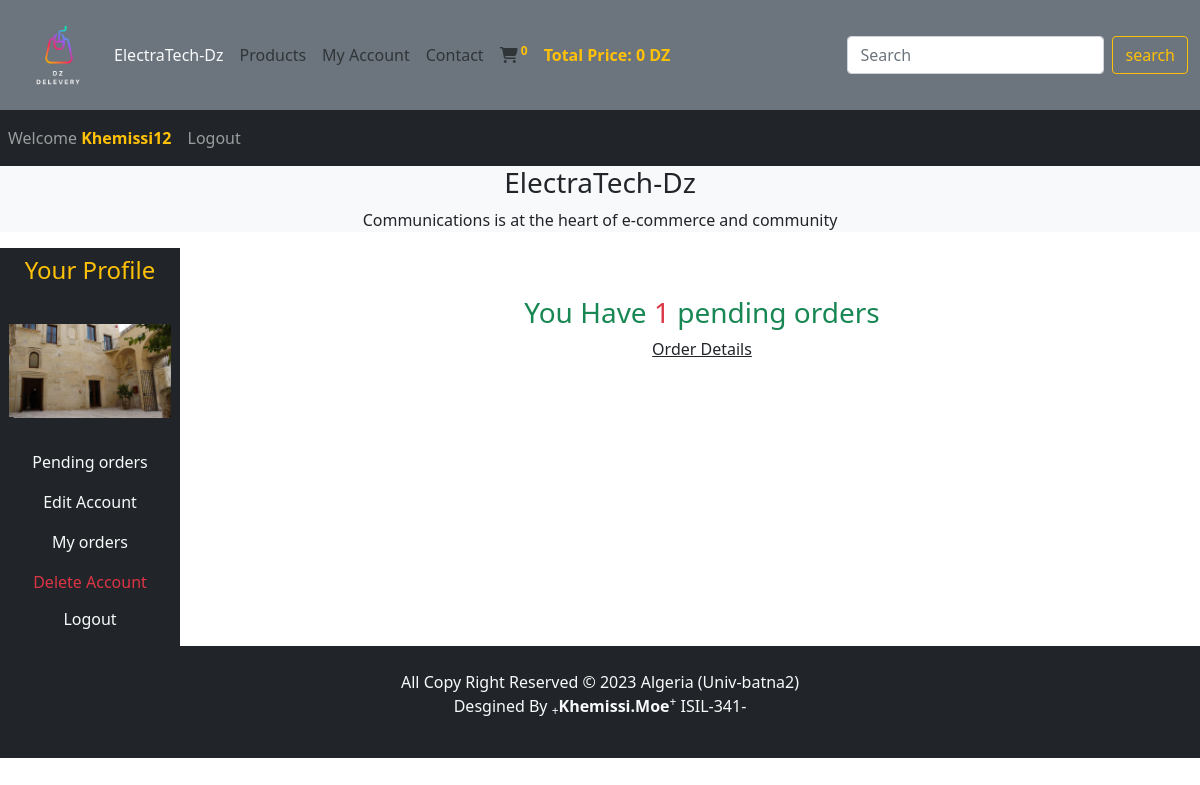
The app's page /users_area/profile.php (signed in) with its own data.
### tables this page shows
CREATE TABLE `user_table` (
  `user_id` int(11) NOT NULL,
  `username` varchar(100) NOT NULL,
  `user_email` varchar(100) NOT NULL,
  `user_password` varchar(255) NOT NULL,
  `user_image` varchar(255) NOT NULL,
  `user_ip` varchar(100) NOT NULL,
  `user_address` varchar(255) NOT NULL,
  `user_mobile` varchar(20) NOT NULL
);

### users_area/profile.php (the view, shortened to what this page needs)
<?php
    include ('../includes/connect.php');
    include('../functions/common_function.php');
?>
<!DOCTYPE html>
<html lang="en">
<head>
    <link href="https://cdn.jsdelivr.net/npm/bootstrap@5.1.3/dist/css/bootstrap.min.css" rel="stylesheet"
>
    <link rel="stylesheet" href="https://cdnjs.cloudflare.com/ajax/libs/font-awesome/6.3.0/css/all.min.css"
 />
        <link rel="stylesheet"  href="../style.css">
        </head>
<body>
    <div class="container-fluid p-0">
        <nav class="navbar navbar-expand-lg navbar-light bg-secondary">
            <div class="container-fluid">
            <img src="../images/Logo.png" alt=""  class="logo" href="index.php">
                <div class="collapse navbar-collapse" id="navbarSupportedContent">
                    <ul class="navbar-nav me-auto mb-2 mb-lg-0">
                        <li class="nav-item">
                            <a class="nav-link active text-light" aria-current="page" href="../index.php">ElectraTech-Dz</a>
                        </li>
                        <li class="nav-item">
                            <a class="nav-link" href="../display_all.php">Products</a>
                        </li>
                        <li class="nav-item">
                            <a class="nav-link" href="profile.php">My Account</a>
                        </li>
                        <li class="nav-item">
                            <a class="nav-link" href="#">Contact</a>
                        </li>
                        <li class="nav-item">
                            <a class="nav-link" href="../cart.php"><i class="fa fa-shopping-cart "></i><sup ><b class="text-warning"> <?php cart_item(); ?></b></sup></a>
                        </li>
                        <li class="nav-item">
                            <a class="nav-link" href="#"> <b class="text-warning">Total Price: <?php total_cart_price(); ?> DZ</b></a>
                        </li>
                    </ul>
                    <form class="d-flex" action="../search_product.php" method="get">
                        <input class="form-control me-2" type="search" placeholder="Search" aria-label="Search" name="search_data">
                        <input type="submit" value="search" class="btn btn-outline-warning" name="search_data_product">
                    </form>
                </div>
            </div>
        </nav>
<nav class="navbar navbar-expand-lg navbar-dark bg-dark" >
    <ul class="navbar-nav me-auto">
        <?php
if(!isset($_SESSION['username'])){
    echo "<li class='nav-item'>
        <a class='nav-link ' href='#'>  Welcome Guest</a>
    </li>";
} else {
    echo "<li class='nav-item'>
        <a class='nav-link ' href='#'>  Welcome <b class='text-warning'>".$_SESSION['username']."</b></a>
    </li>";
}
if(!isset($_SESSION['username'])){
    echo "<li class=\"nav-item\">
        <a class='nav-link' href='./users_area/user_login.php'> Login</a>
    </li>";
} else {
    echo "<li class=\"nav-item\">
        <a class='nav-link' href='logout.php'>Logout</a>
    </li>";
}
?>
    </ul>
</nav>
        <div class="bg-light">
            <h3 class="text-center"> ElectraTech-Dz</h3>
            <p class="text-center">Communications is at the heart of e-commerce and community</p>
        </div>
            <div class="row">
                <div class="col-md-2 ">
                <ul class="navbar-nav bg-secendary text-center" >
                <li class="nav-item bg-dark">
                            <a class="nav-link text-warning"  href="#"><h4>Your Profile</h4></a>
                        </li>
                    <?php
                        $username=$_SESSION['username'];
                        $user_image="SELECT *FROM `user_table` WHERE username='$username'";
                        $result_image=mysqli_query($con,$user_image);
                        $row_image=mysqli_fetch_array($result_image);
                        $user_image=$row_image['user_image'];
                        echo "<li class='nav-item bg-dark'>
                                <img src='./user_images/$user_image'class='profile_img my-4' alt=''>
                                </li>";
                    ?>
                <li class="nav-item bg-dark">
                            <a class="nav-link text-light"  href="profile.php">Pending orders</a>
                        </li>
                <li class="nav-item bg-dark">
                            <a class="nav-link text-light"  href="profile.php?edit_account">Edit Account</a>
                        </li>
                <li class="nav-item bg-dark">
                            <a class="nav-link text-light"  href="profile.php?my_orders">My orders</a>
                        </li>
                <li class="nav-item bg-dark">
                            <a class="nav-link text-danger"  href="profile.php?delete_account">Delete Account</a>
                        </li>
                        <li class="nav-item bg-dark">
                            <a class="nav-link text-light"  href="logout.php"><h6>Logout</h6></a>
                        </li>
                </ul>
                </div>
                <div class="col-md-10 text-center">
                    <?php
                    get_user_order_details();
                    ?>
                </div>
            </div>
<div class="bg-dark p-4 text-center">
    <p class="Copy text-light">All Copy Right Reserved &copy; 2023 Algeria (Univ-batna2)<br>Desgined By <sub>+</sub><strong>Khemissi.Moe</strong><sup>+</sup> ISIL-341- </p>
</div>
</body>
</html>

### functions/common_function.php (shortened to what this page needs)
<?php
function getIPAddress() {
    if(!empty($_SERVER['HTTP_CLIENT_IP'])) {
                $ip = $_SERVER['HTTP_CLIENT_IP'];
        }
    elseif (!empty($_SERVER['HTTP_X_FORWARDED_FOR'])) {
                $ip = $_SERVER['HTTP_X_FORWARDED_FOR'];
    }
    else{
            $ip = $_SERVER['REMOTE_ADDR'];
    }
    return $ip;
}
function cart_item(){
    if(isset($_GET['add_to_cart'])){
        global $con;
        $get_ip_add = getIPAddress();
        $select_query="SELECT * FROM `cart_details` WHERE ip_address='$get_ip_add'";
        $result_query=mysqli_query($con,$select_query);
        $count_cart_items=mysqli_num_rows($result_query);
    }else {
        global $con;
        $get_ip_add = getIPAddress();
        $select_query="SELECT * FROM `cart_details` WHERE ip_address='$get_ip_add'";
        $result_query=mysqli_query($con,$select_query);
        $count_cart_items=mysqli_num_rows($result_query);
        }
        echo $count_cart_items;
    }
    function total_cart_price(){
        $total_price=0;
echo $total_price ;
}
function get_user_order_details() {
    global $con;
    $username = $_SESSION['username'];
    $get_details = "SELECT * FROM `user_table` WHERE username='$username'";
    $result_query = mysqli_query($con, $get_details);
    while ($row_query = mysqli_fetch_array($result_query)) {
        $user_id = $row_query['user_id'];
        if (!isset($_GET['edit_account'])){
            if (!isset($_GET['my_orders'])){
                if (!isset($_GET['delete_account'])){
                    $get_orders = "SELECT * FROM `user_orders` WHERE user_id=$user_id AND order_status='pending'";
                    $result_orders_query = mysqli_query($con, $get_orders);
                    $row_count = mysqli_num_rows($result_orders_query);
                    if ($row_count > 0) {
                        echo "<h3 class='text-center text-success mt-5 mb-2'>You Have <span class='text-danger'>$row_count</span> pending orders</h3>
                            <p class='text-center'><a href='profile.php?my_orders' class='text-dark'>Order Details</a></p>";
                    }else{
                        echo "<h3 class='text-center text-success mt-5 mb-2'>You Have Zero pending orders</h3>
                            <p class='text-center'><a href='../index.php' class='text-dark'>Explore Product</a></p>";
                    }
                }
            }
        }
    }
}
?>

### style.css (style rules this page uses)
* { margin: 0; padding: 0; box-sizing: border-box; }
.logo { width: 8%; height: 8%; }
.Copy { color: wheat; text-align: center; }
.nav-link.active.text-light { color: orange; }

### users_area/profile.php (style rules this page uses)
body { overflow-x:hidden; }
.profile_img { width: 90%; height: 100%; margin: auto; display: block;object-fit:contain; }

### records on screen
user_table: user_image (picture), row_count "1"

### other values on screen
$count_cart_items "0"
$total_price "0"
$_SESSION['username'] "Khemissi12"
